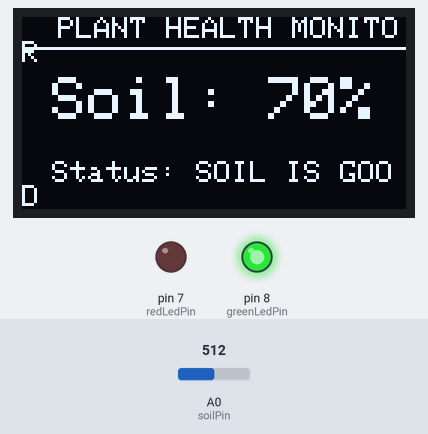
A sketch run on a simulated Arduino Uno, built with avr-gcc and run on an emulated ATmega328P. On the bench: 128×64 one-colour display, output pins drawn as LEDs (lit = HIGH). The test bench sets the inputs (shaded band); at power-on: A0 (soilPin) = 512. What the sketch prints to the serial monitor is not drawn.

Above: at 3.2 s.
3.3 s: A0 (soilPin) set to 723
At 5.2 s:
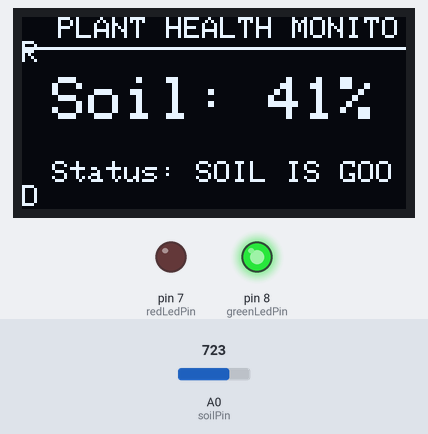
5.6 s: A0 (soilPin) set to 745
At 6.7 s:
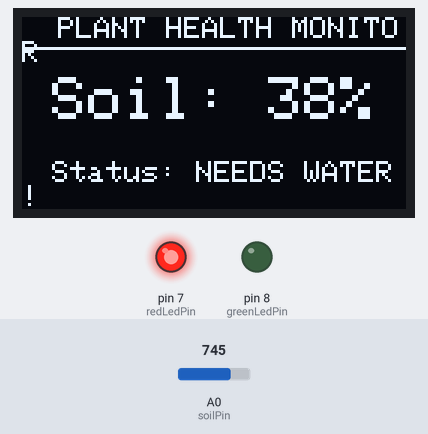
7.7 s: A0 (soilPin) set to 716
At 9.5 s:
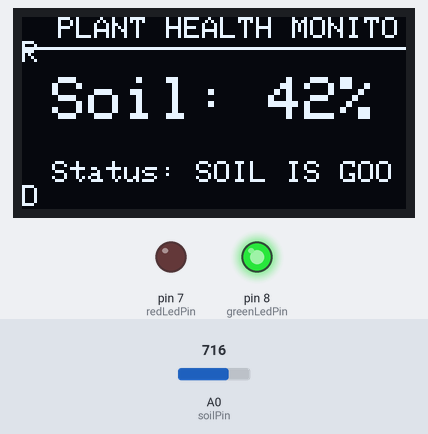
Timing chart, 0 to 11.0 s (numbered marks = the images above; inputs shaded):
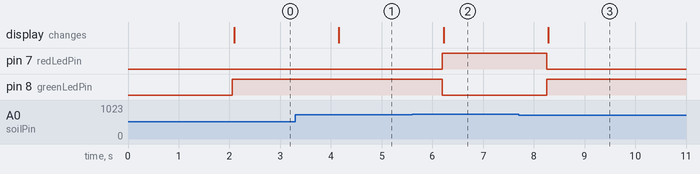

The sketch:

Smart_Plant_Monitor.ino
```cpp
#include <Wire.h>
#include <Adafruit_GFX.h>
#include <Adafruit_SSD1306.h>

// OLED Display Settings (128x64 I2C)
#define SCREEN_WIDTH 128
#define SCREEN_HEIGHT 64
#define OLED_RESET -1
Adafruit_SSD1306 display(SCREEN_WIDTH, SCREEN_HEIGHT, &Wire, OLED_RESET);

// Pin Definitions
const int soilPin = A0;     // Soil moisture sensor analog pin
const int redLedPin = 7;    // Red LED (Needs Water)
const int greenLedPin = 8;  // Green LED (Soil is Good)

// Calibration Values (Adjust based on your sensor in dry air vs. water)
const int dryValue = 1023;  // Raw analog value in completely dry soil/air
const int wetValue = 300;   // Raw analog value in wet soil/water

// Moisture Threshold (%)
const int moistureThreshold = 40; // Below 40% = Needs Water

void setup() {
  Serial.begin(9600);

  // Configure LED pins
  pinMode(redLedPin, OUTPUT);
  pinMode(greenLedPin, OUTPUT);
  digitalWrite(redLedPin, LOW);
  digitalWrite(greenLedPin, LOW);

  // Initialize OLED Display (default I2C address 0x3C)
  if (!display.begin(SSD1306_SWITCHCAPVCC, 0x3C)) {
    Serial.println(F("SSD1306 OLED allocation failed"));
    for (;;); // Stop if OLED is not detected
  }

  display.clearDisplay();
  display.setTextColor(SSD1306_WHITE);
  display.setTextSize(1);
  display.setCursor(15, 25);
  display.println(F("Smart Plant Monitor"));
  display.display();
  delay(2000);
}

void loop() {
  // Read raw analog value and convert to percentage (0% - 100%)
  int rawValue = analogRead(soilPin);
  int moisturePercent = map(rawValue, dryValue, wetValue, 0, 100);
  moisturePercent = constrain(moisturePercent, 0, 100);

  // Print readings to Serial Monitor for debugging
  Serial.print("Raw Value: ");
  Serial.print(rawValue);
  Serial.print(" | Moisture: ");
  Serial.print(moisturePercent);
  Serial.println("%");

  // Control Red and Green LEDs based on threshold
  bool needsWater = (moisturePercent < moistureThreshold);

  if (needsWater) {
    digitalWrite(redLedPin, HIGH);    // Turn ON Red LED
    digitalWrite(greenLedPin, LOW);   // Turn OFF Green LED
  } else {
    digitalWrite(redLedPin, LOW);     // Turn OFF Red LED
    digitalWrite(greenLedPin, HIGH);  // Turn ON Green LED
  }

  // Update OLED Display
  display.clearDisplay();

  // Header
  display.setTextSize(1);
  display.setCursor(12, 0);
  display.println(F("PLANT HEALTH MONITOR"));
  display.drawLine(0, 10, 128, 10, SSD1306_WHITE);

  // Moisture Rate Percentage
  display.setTextSize(2);
  display.setCursor(10, 20);
  display.print(F("Soil: "));
  display.print(moisturePercent);
  display.println(F("%"));

  // Status Message
  display.setTextSize(1);
  display.setCursor(10, 48);
  if (needsWater) {
    display.println(F("Status: NEEDS WATER!"));
  } else {
    display.println(F("Status: SOIL IS GOOD"));
  }

  display.display();
  delay(1000); // Update every 1 second
}
```

Measured:
- the behaviour switches between 733 and 734 on A0 (soilPin) (found by bisection; images 1 and 2)
- after the input at 3.3 s, the display: changes after 0.86 s (image 1)
- after the input at 5.6 s, pin 7 (redLedPin): LOW → HIGH after 0.59 s; pin 8 (greenLedPin): HIGH → LOW after 0.59 s; the display: changes after 0.62 s (image 2)
- after the input at 7.7 s, pin 7 (redLedPin): HIGH → LOW after 0.56 s; pin 8 (greenLedPin): LOW → HIGH after 0.56 s; the display: changes after 0.59 s (image 3)
